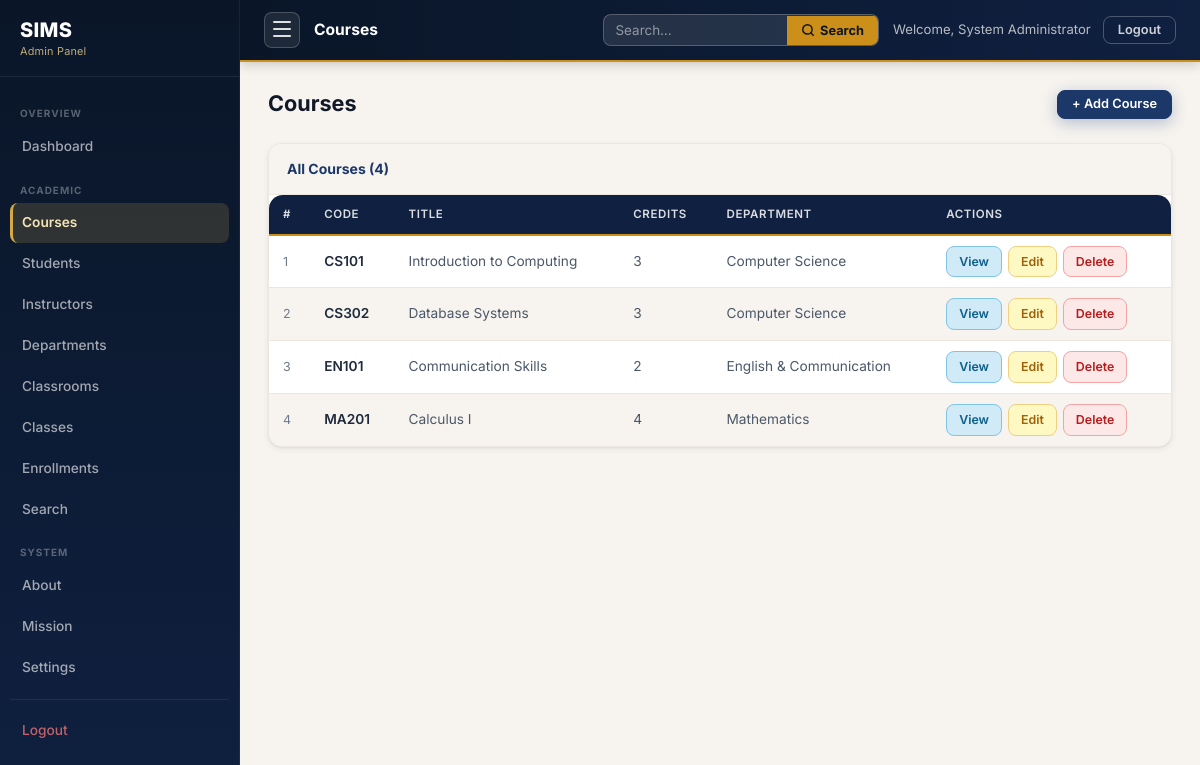
Screenshot of /courses.php (signed in) with the database file from the repository.
### tables this page shows
CREATE TABLE courses (
    course_id     INT          NOT NULL AUTO_INCREMENT,
    department_id INT          NOT NULL,
    course_code   VARCHAR(20)  NOT NULL,
    course_name   VARCHAR(200) NOT NULL,
    description   TEXT         DEFAULT NULL,
    credits       TINYINT      NOT NULL DEFAULT 3,
    level         VARCHAR(20)  NOT NULL DEFAULT 'Undergraduate'
                      COMMENT 'e.g. Undergraduate, Postgraduate',

    CONSTRAINT pk_courses     PRIMARY KEY (course_id),
    CONSTRAINT uq_course_code UNIQUE (course_code),
    CONSTRAINT fk_course_dept
        FOREIGN KEY (department_id)
        REFERENCES departments(department_id)
        ON DELETE RESTRICT
        ON UPDATE CASCADE
);

CREATE TABLE departments (
    department_id    INT          NOT NULL AUTO_INCREMENT,
    dept_code        VARCHAR(10)  NOT NULL,
    dept_name        VARCHAR(100) NOT NULL,
    hod_name         VARCHAR(150) DEFAULT NULL COMMENT 'Head of Department (optional)',
    established_year YEAR         DEFAULT NULL,

    CONSTRAINT pk_departments PRIMARY KEY (department_id),
    CONSTRAINT uq_dept_code   UNIQUE (dept_code),
    CONSTRAINT uq_dept_name   UNIQUE (dept_name)
);

### courses.php (the view, shortened to what this page needs)
<?php
require_once '../config.php';
$courses = $pdo->query(
    "SELECT c.course_id,c.course_code,c.course_name,c.credits,d.dept_name
     FROM courses c JOIN departments d ON c.department_id=d.department_id
     ORDER BY c.course_code ASC"
)->fetchAll();
require_once '../includes/admin_sidebar.php';
?>
<div class="admin-ph">
  <div class="admin-ph-row">
    <h2 class="admin-ph-title">Courses</h2>
    <a href="courses.php?action=add" class="btn btn-primary btn-sm">+ Add Course</a>
  </div>
</div>
<div class="admin-table-card">
  <div class="admin-table-toolbar">
    <span class="admin-table-toolbar-title">All Courses (<?= count($courses) ?>)</span>
  </div>
  <div class="admin-table-wrap">
    <?php if (empty($courses)): ?>
      <p class="admin-empty">No courses found. <a href="courses.php?action=add">Add the first course.</a></p>
    <?php else: ?>
    <table id="courses-table">
      <thead><tr><th>#</th><th>Code</th><th>Title</th><th>Credits</th><th>Department</th><th>Actions</th></tr></thead>
      <tbody>
      <?php foreach ($courses as $i => $c): ?>
        <tr>
          <td style="color:var(--text-muted);font-size:0.78rem;"><?= $i+1 ?></td>
          <td><strong><?= htmlspecialchars($c['course_code'],ENT_QUOTES,'UTF-8') ?></strong></td>
          <td><?= htmlspecialchars($c['course_name'],ENT_QUOTES,'UTF-8') ?></td>
          <td><?= (int)$c['credits'] ?></td>
          <td><?= htmlspecialchars($c['dept_name'],ENT_QUOTES,'UTF-8') ?></td>
          <td>
            <div class="act-row">
              <a href="course_view.php?id=<?= (int)$c['course_id'] ?>" class="btn-view">View</a>
              <a href="course_edit.php?id=<?= (int)$c['course_id'] ?>" class="btn-edit">Edit</a>
              <a href="course_delete.php?id=<?= (int)$c['course_id'] ?>" class="btn-delete"
                 onclick="return confirm('Delete course <?= htmlspecialchars($c['course_code'],ENT_QUOTES,'UTF-8') ?>? This cannot be undone.')">Delete</a>
            </div>
          </td>
        </tr>
      <?php endforeach; ?>
      </tbody>
    </table>
    <?php endif; ?>
  </div>
</div>
<?php require_once '../includes/admin_footer.php'; ?>

### admin.css (style rules this page uses)
.admin-body { background: var(--bg-tinted); display: block; }
.admin-ph { margin-bottom: 24px; }
.admin-ph-row { display: flex; align-items: center; justify-content: space-between; flex-wrap: wrap; gap: 12px; }
.admin-ph-title { font-size: 1.35rem; font-weight: 700; color: var(--text-900); line-height: 1.2; }
.admin-table-card { background: var(--surface); border: 1px solid var(--border-light); border-radius: var(--r-lg); box-shadow: var(--shadow-sm); overflow: hidden; margin-bottom: 24px; }
.admin-table-toolbar { display: flex; align-items: center; justify-content: space-between; flex-wrap: wrap; gap: 12px; padding: 14px 18px; border-bottom: 1px solid var(--border-light); background: var(--bg-tinted); }
.admin-table-toolbar-title { font-size: 0.875rem; font-weight: 700; color: var(--primary); }
.admin-table-wrap { overflow-x: auto; }
.admin-table-wrap table { width: 100%; border-collapse: collapse; font-size: 0.855rem; }
.admin-table-wrap thead tr { background: var(--primary-900); }
.admin-table-wrap thead th { color: rgba(255,255,255,0.85); font-size: 0.72rem; font-weight: 600; text-transform: uppercase; letter-spacing: 0.6px; padding: 10px 14px; text-align: left; white-space: nowrap; border-bottom: 2px solid var(--accent-600); }
.admin-table-wrap tbody tr { border-bottom: 1px solid var(--border-light); transition: background 120ms; }
.admin-table-wrap tbody tr:last-child { border-bottom: none; }
.admin-table-wrap tbody tr:nth-child(even) { background: var(--bg-tinted); }
.admin-table-wrap tbody td { padding: 10px 14px; color: var(--text-secondary); vertical-align: middle; }
.admin-table-wrap tbody td strong { color: var(--text); }
.act-row { display: flex; gap: 6px; flex-wrap: wrap; }
.btn-view { background: var(--info-light); color: var(--info); border: 1px solid var(--info-border); font-size: 0.775rem; padding: 5px 12px; border-radius: var(--r); font-weight: 600; text-decoration: none; white-space: nowrap; display: inline-block; transition: background 140ms; }
.btn-edit { background: var(--warning-light); color: var(--warning); border: 1px solid var(--warning-border); font-size: 0.775rem; padding: 5px 12px; border-radius: var(--r); font-weight: 600; text-decoration: none; white-space: nowrap; display: inline-block; transition: background 140ms; }
.btn-delete { background: var(--error-light); color: var(--error); border: 1px solid var(--error-border); font-size: 0.775rem; padding: 5px 12px; border-radius: var(--r); font-weight: 600; text-decoration: none; white-space: nowrap; display: inline-block; transition: background 140ms; cursor: pointer; }

### rows the page displays
courses: course_code "CS101", course_name "Introduction to Computing", credits "3", department.dept_name "Computer Science"
courses: course_code "CS302", course_name "Database Systems", credits "3", department.dept_name "Computer Science"
courses: course_code "EN101", course_name "Communication Skills", credits "2", department.dept_name "English & Communication"
courses: course_code "MA201", course_name "Calculus I", credits "4", department.dept_name "Mathematics"

### other values shown
$label "Dashboard"
$label "Courses"
$label "Students"
$label "Instructors"
$label "Departments"
$label "Classrooms"
$label "Classes"
$label "Enrollments"
$label "Search"
$label "About"
$label "Mission"
$label "Settings"
$pageTitle "Courses"
$adminName "System Administrator"
count($courses) "4"
